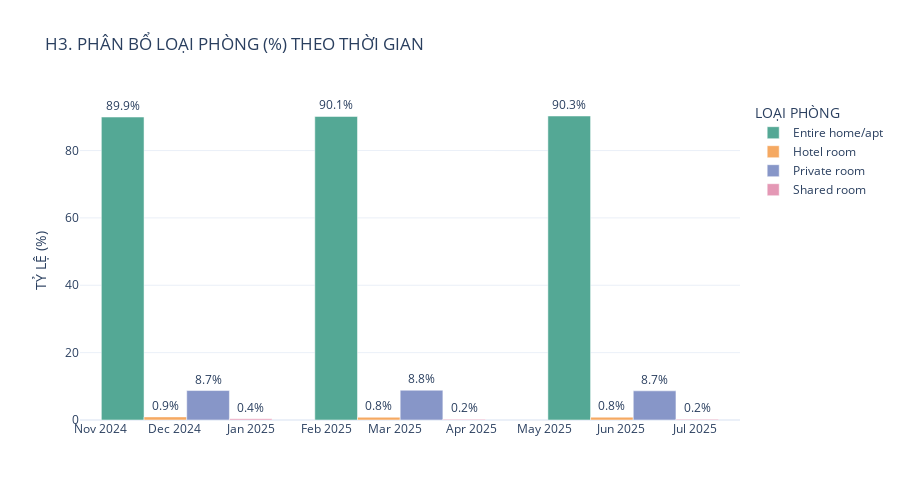

The cell this chart's notebook holds for it:
### Code cell
# =========================================================================
## 📊 3. KPI VỀ CẤU TRÚC PHÒNG (paris_03_room_type.pdf) - BIỂU ĐỒ CỘT NHÓM
# =========================================================================
print("\nĐang tạo biểu đồ 3: Cấu trúc phòng (Biểu đồ Cột Nhóm)...")
df_room_sorted = df_room.sort_values('snapshot_date')

# Định nghĩa màu sắc theo hình ảnh tham khảo
color_map_room = {
    'Entire home/apt': '#54A895', # Xanh ngọc
    'Private room': '#8796C8',    # Xanh dương nhạt
    'Shared room': '#E498B5',     # Hồng nhạt
    'Hotel room': '#F5A962'       # Cam nhạt
}

fig_room = px.bar(
    df_room_sorted, 
    x='snapshot_date', 
    y='percentage', 
    color='room_type',
    text=df_room_sorted['percentage'].apply(lambda x: f'{x:.1f}%'), # Định dạng hiển thị 1 chữ số thập phân
    color_discrete_map=color_map_room,
    title='H3. PHÂN BỔ LOẠI PHÒNG (%) THEO THỜI GIAN',
    labels={'percentage': 'TỶ LỆ (%)', 'room_type': 'LOẠI PHÒNG'},
    height=500,
    barmode='group' # Đảm bảo các cột được nhóm lại
)

# Đảm bảo các nhãn văn bản được đặt bên trên cột
fig_room.update_traces(textposition='outside')

fig_room.update_layout(
    xaxis_title='',
    yaxis_title='TỶ LỆ (%)',
    xaxis={'categoryorder': 'array', 'categoryarray': df_room_sorted['snapshot_date'].unique()},
    legend_title_text='LOẠI PHÒNG' # Đổi tên tiêu đề Legend
)

fig_room.show()
# Lưu file vào thư mục figures/
fig_room.write_image(FIGURES_DIR / 'paris_03_room_type.pdf') 
print("✅ Đã lưu paris_03_room_type.pdf")

### Figure 1 — Plotly figure (JSON) as saved in the notebook; plotly's stock layout.template omitted (floating-point values rounded to 4 significant figures)
{"data": [{"alignmentgroup": "True", "hovertemplate": "LOẠI PHÒNG=Entire home/apt<br>snapshot_date=%{x}<br>TỶ LỆ (%)=%{y}<br>text=%{text}<extra></extra>", "legendgroup": "Entire home/apt", "marker": {"color": "#54A895", "pattern": {"shape": ""}}, "name": "Entire home/apt", "offsetgroup": "Entire home/apt", "orientation": "v", "showlegend": true, "text": ["89.9%", "90.1%", "90.3%"], "textposition": "outside", "type": "bar", "x": ["2024-12-06T00:00:00.000000000", "2025-03-03T00:00:00.000000000", "2025-06-06T00:00:00.000000000"], "xaxis": "x", "y": [89.94, 90.12, 90.25], "yaxis": "y"}, {"alignmentgroup": "True", "hovertemplate": "LOẠI PHÒNG=Hotel room<br>snapshot_date=%{x}<br>TỶ LỆ (%)=%{y}<br>text=%{text}<extra></extra>", "legendgroup": "Hotel room", "marker": {"color": "#F5A962", "pattern": {"shape": ""}}, "name": "Hotel room", "offsetgroup": "Hotel room", "orientation": "v", "showlegend": true, "text": ["0.9%", "0.8%", "0.8%"], "textposition": "outside", "type": "bar", "x": ["2024-12-06T00:00:00.000000000", "2025-03-03T00:00:00.000000000", "2025-06-06T00:00:00.000000000"], "xaxis": "x", "y": [0.9246, 0.8166, 0.8374], "yaxis": "y"}, {"alignmentgroup": "True", "hovertemplate": "LOẠI PHÒNG=Private room<br>snapshot_date=%{x}<br>TỶ LỆ (%)=%{y}<br>text=%{text}<extra></extra>", "legendgroup": "Private room", "marker": {"color": "#8796C8", "pattern": {"shape": ""}}, "name": "Private room", "offsetgroup": "Private room", "orientation": "v", "showlegend": true, "text": ["8.7%", "8.8%", "8.7%"], "textposition": "outside", "type": "bar", "x": ["2024-12-06T00:00:00.000000000", "2025-03-03T00:00:00.000000000", "2025-06-06T00:00:00.000000000"], "xaxis": "x", "y": [8.745, 8.842, 8.661], "yaxis": "y"}, {"alignmentgroup": "True", "hovertemplate": "LOẠI PHÒNG=Shared room<br>snapshot_date=%{x}<br>TỶ LỆ (%)=%{y}<br>text=%{text}<extra></extra>", "legendgroup": "Shared room", "marker": {"color": "#E498B5", "pattern": {"shape": ""}}, "name": "Shared room", "offsetgroup": "Shared room", "orientation": "v", "showlegend": true, "text": ["0.4%", "0.2%", "0.2%"], "textposition": "outside", "type": "bar", "x": ["2024-12-06T00:00:00.000000000", "2025-03-03T00:00:00.000000000", "2025-06-06T00:00:00.000000000"], "xaxis": "x", "y": [0.3872, 0.2199, 0.2494], "yaxis": "y"}], "layout": {"barmode": "group", "height": 500, "legend": {"title": {"text": "LOẠI PHÒNG"}, "tracegroupgap": 0}, "title": {"text": "H3. PHÂN BỔ LOẠI PHÒNG (%) THEO THỜI GIAN"}, "xaxis": {"anchor": "y", "categoryarray": ["2024-12-06T00:00:00.000000000", "2025-03-03T00:00:00.000000000", "2025-06-06T00:00:00.000000000"], "categoryorder": "array", "domain": [0, 1], "title": {"text": ""}}, "yaxis": {"anchor": "x", "domain": [0, 1], "title": {"text": "TỶ LỆ (%)"}}}}
